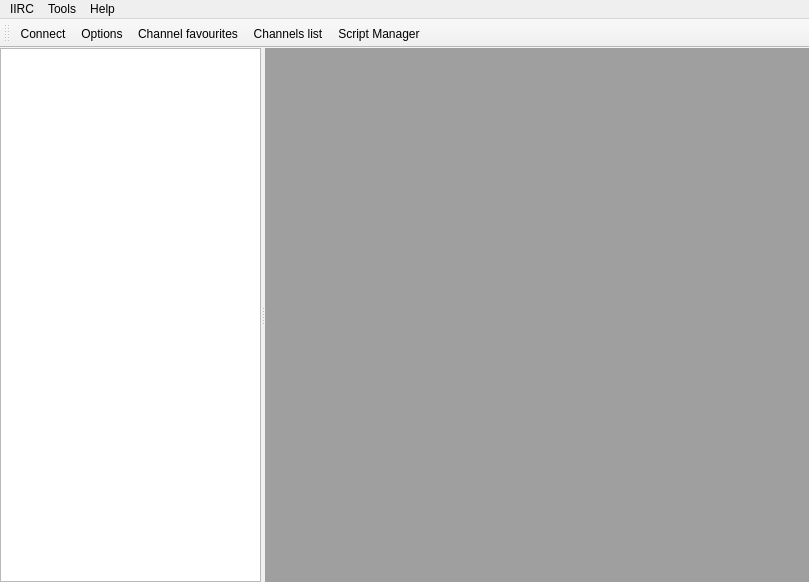
<?xml version="1.0" encoding="UTF-8"?>
<ui version="4.0">
 <class>IdealIRC</class>
 <widget class="QMainWindow" name="IdealIRC">
  <property name="geometry">
   <rect>
    <x>0</x>
    <y>0</y>
    <width>809</width>
    <height>582</height>
   </rect>
  </property>
  <property name="windowTitle">
   <string>IdealIRC</string>
  </property>
  <property name="windowIcon">
   <iconset resource="resources.qrc">
    <normaloff>:/gfx/icon32x32.png</normaloff>:/gfx/icon32x32.png</iconset>
  </property>
  <widget class="QWidget" name="centralWidget">
   <layout class="QGridLayout" name="gridLayout">
    <property name="leftMargin">
     <number>0</number>
    </property>
    <property name="topMargin">
     <number>0</number>
    </property>
    <property name="rightMargin">
     <number>0</number>
    </property>
    <property name="bottomMargin">
     <number>0</number>
    </property>
    <item row="0" column="0">
     <widget class="QSplitter" name="splitter">
      <property name="orientation">
       <enum>Qt::Horizontal</enum>
      </property>
      <property name="childrenCollapsible">
       <bool>true</bool>
      </property>
      <widget class="QTreeWidget" name="treeWidget">
       <property name="editTriggers">
        <set>QAbstractItemView::NoEditTriggers</set>
       </property>
       <property name="alternatingRowColors">
        <bool>true</bool>
       </property>
       <property name="rootIsDecorated">
        <bool>true</bool>
       </property>
       <property name="sortingEnabled">
        <bool>true</bool>
       </property>
       <property name="animated">
        <bool>true</bool>
       </property>
       <property name="headerHidden">
        <bool>true</bool>
       </property>
       <property name="expandsOnDoubleClick">
        <bool>true</bool>
       </property>
       <column>
        <property name="text">
         <string>Window list</string>
        </property>
       </column>
      </widget>
      <widget class="QMdiArea" name="mdiArea">
       <property name="frameShape">
        <enum>QFrame::NoFrame</enum>
       </property>
       <property name="verticalScrollBarPolicy">
        <enum>Qt::ScrollBarAsNeeded</enum>
       </property>
       <property name="horizontalScrollBarPolicy">
        <enum>Qt::ScrollBarAsNeeded</enum>
       </property>
       <property name="viewMode">
        <enum>QMdiArea::SubWindowView</enum>
       </property>
       <property name="documentMode">
        <bool>false</bool>
       </property>
      </widget>
     </widget>
    </item>
   </layout>
  </widget>
  <widget class="QMenuBar" name="menuBar">
   <property name="geometry">
    <rect>
     <x>0</x>
     <y>0</y>
     <width>809</width>
     <height>18</height>
    </rect>
   </property>
   <widget class="QMenu" name="menuIIRC">
    <property name="title">
     <string>IIRC</string>
    </property>
   </widget>
   <widget class="QMenu" name="menuTools">
    <property name="title">
     <string extracomment="Menubar, tools">Tools</string>
    </property>
   </widget>
   <widget class="QMenu" name="menuHelp">
    <property name="title">
     <string>Help</string>
    </property>
    <addaction name="actionAbout_IdealIRC"/>
   </widget>
   <addaction name="menuIIRC"/>
   <addaction name="menuTools"/>
   <addaction name="menuHelp"/>
  </widget>
  <widget class="QToolBar" name="toolBar">
   <property name="windowTitle">
    <string>toolBar</string>
   </property>
   <property name="iconSize">
    <size>
     <width>30</width>
     <height>30</height>
    </size>
   </property>
   <attribute name="toolBarArea">
    <enum>TopToolBarArea</enum>
   </attribute>
   <attribute name="toolBarBreak">
    <bool>false</bool>
   </attribute>
   <addaction name="actionConnect"/>
   <addaction name="actionOptions"/>
   <addaction name="actionChannel_favourites"/>
   <addaction name="actionChannels_list"/>
   <addaction name="actionScript_Manager"/>
  </widget>
  <action name="actionConnect">
   <property name="checkable">
    <bool>true</bool>
   </property>
   <property name="icon">
    <iconset resource="resources.qrc">
     <normaloff>:/toolicons/gfx/connect.png</normaloff>
     <normalon>:/toolicons/gfx/disconnect.png</normalon>:/toolicons/gfx/connect.png</iconset>
   </property>
   <property name="text">
    <string extracomment="Connect to server (toolbar)">Connect</string>
   </property>
  </action>
  <action name="actionOptions">
   <property name="icon">
    <iconset resource="resources.qrc">
     <normaloff>:/toolicons/gfx/options.png</normaloff>:/toolicons/gfx/options.png</iconset>
   </property>
   <property name="text">
    <string extracomment="Toolbar">Options</string>
   </property>
   <property name="toolTip">
    <string>Options</string>
   </property>
  </action>
  <action name="actionChannels_list">
   <property name="icon">
    <iconset resource="resources.qrc">
     <normaloff>:/toolicons/gfx/chanlist.png</normaloff>:/toolicons/gfx/chanlist.png</iconset>
   </property>
   <property name="text">
    <string extracomment="Toolbar">Channels list</string>
   </property>
  </action>
  <action name="actionChannel_favourites">
   <property name="icon">
    <iconset resource="resources.qrc">
     <normaloff>:/toolicons/gfx/favourites.png</normaloff>:/toolicons/gfx/favourites.png</iconset>
   </property>
   <property name="text">
    <string extracomment="Toolbar">Channel favourites</string>
   </property>
  </action>
  <action name="actionScript_Manager">
   <property name="enabled">
    <bool>true</bool>
   </property>
   <property name="text">
    <string extracomment="Toolbar">Script Manager</string>
   </property>
  </action>
  <action name="actionAbout_IdealIRC">
   <property name="text">
    <string>About IdealIRC</string>
   </property>
  </action>
 </widget>
 <layoutdefault spacing="6" margin="11"/>
 <resources>
  <include location="resources.qrc"/>
 </resources>
 <connections/>
</ui>
